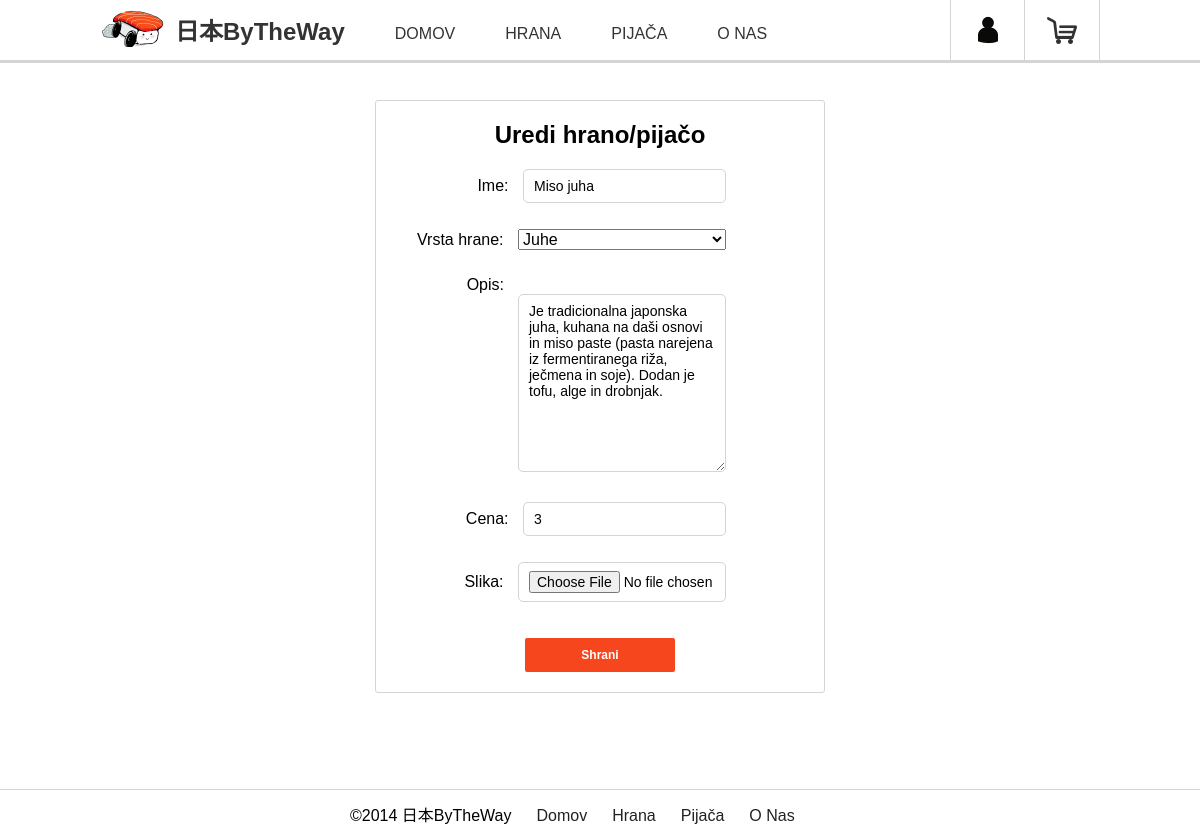
The app's page /edit-product.php?hranaid=1, older data.
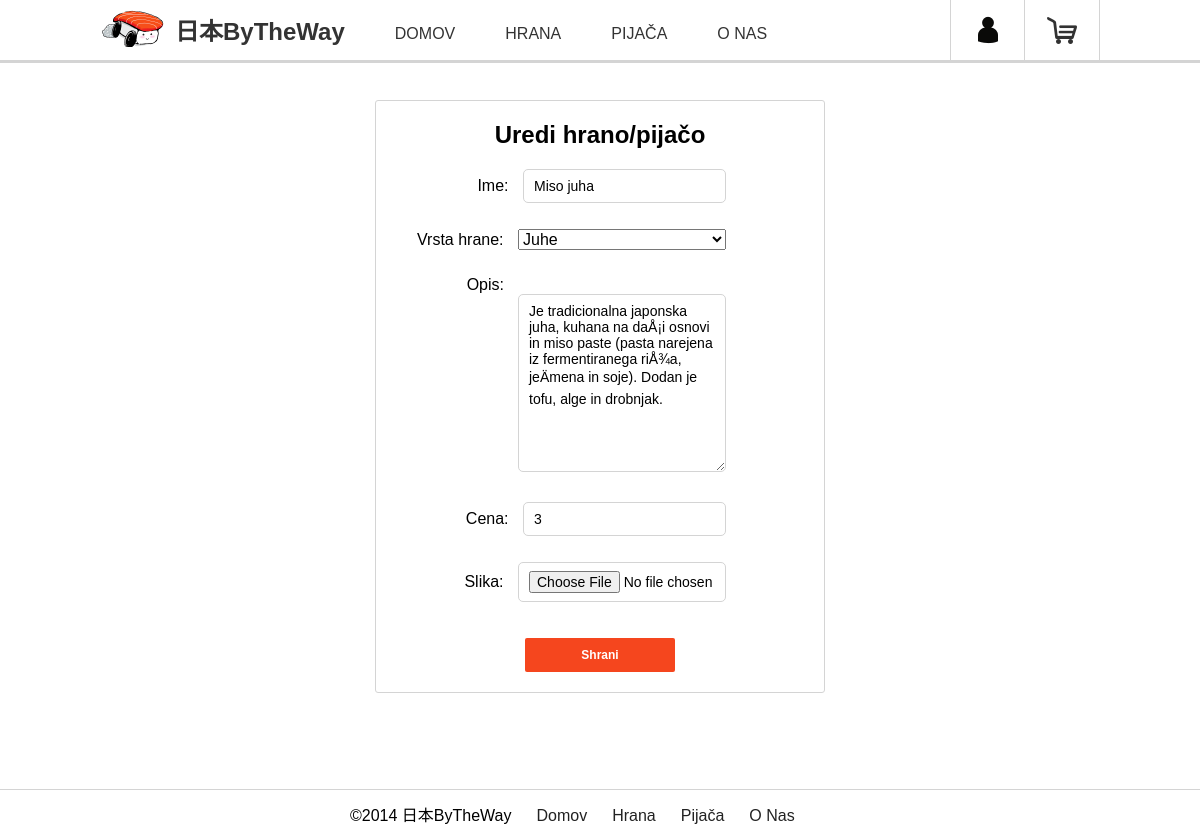
The same page, newer data.
### tables this page shows
CREATE TABLE IF NOT EXISTS `hrana` (
  `HranaID` int(11) NOT NULL AUTO_INCREMENT,
  `Ime` varchar(30) NOT NULL,
  `VrstaHrane` varchar(15) NOT NULL,
  `Opis` varchar(200) NOT NULL,
  `Cena` float NOT NULL,
  `Slika` varchar(50) NOT NULL,
  PRIMARY KEY (`HranaID`)
);

### edit-product.php (the view, shortened to what this page needs)
<?php
	include('mysql-connection.php');
?>
<?php
	$result = null;
	$success = false;
	if (!isset($_POST['submit'])) {
		if (isset($_GET['hranaid'])) {
			$result = mysqli_query($connection, 'SELECT * FROM hrana WHERE HranaId='.$_GET['hranaid']);
		} else if (isset($_GET['pijacaid'])) {
			$result = mysqli_query($connection, 'SELECT * FROM pijaca WHERE PijacaId='.$_GET['pijacaid']);
		}
		if ($result) {
			$product = mysqli_fetch_array($result);
			$ime = $product['Ime'];
			$vrsta = !empty($product['VrstaHrane'])?$product['VrstaHrane']:null;
			$opis = $product['Opis'];
			$cena = $product['Cena'];
		} else {
			die();
		}
	}
?>
<!doctype html>
<html lang="en">
<head>
	<link rel="stylesheet" href="styles/normalize.css">
	<link rel="stylesheet" href="styles/main.css">
</head>
<body>
	<header class="main-header">
		<?php include('main-header.php'); ?>
	</header>
	<div class="main-content">
		<div class="row">
			<div class="edit-product center">
				<?php if ($success): ?>
					<h3 class="green">Izdelek je bil uspešno posodobljen</h3>
				<?php else: ?>
					<h2>Uredi hrano/pijačo</h2>
					<form action="" method="post" enctype="multipart/form-data">
						<p>
							<label>Ime:</label>
							<input type="text" name="name" value="<?php echo $ime; ?>" />
						</p>
						<?php if (isset($_GET['hranaid'])): ?>
							<p>
								<label>Vrsta hrane:</label>
								<select name="category">
									<option value="Juhe" <?php if ($vrsta=="Juhe") echo "selected" ?>>Juhe</option>
								</select>
							</p>
						<?php endif; ?>
						<p>
							<label class="fix-align">Opis:</label><br>
							<textarea name="description" rows="10"><?php echo $opis; ?></textarea>
						</p>
						<p>
							<label>Cena:</label>
							<input type="text" name="price" value="<?php echo $cena; ?>" />
						</p>
						<p>
							<label>Slika:</label>
							<input type="file" name="image" />
						</p>
						<button class="big-red" type="submit" name="submit">Shrani</button>
					</form>
				<?php endif; ?>
			</div>
		</div>
	</div>
	<footer class="main-footer">
		<?php include('main-footer.php'); ?>
	</footer>
</body>
</html>

Row changes from the older to the newer data that the page shows:
changed hrana "Miso juha": description "Je tradicionalna japonska juha, kuhana na daši osnovi in miso paste (pasta narejena iz fermentiranega riža, ječmena in soje). Dodan je tofu, alge in drobnjak." → "…japonska juha, kuhana na daÅ¡i osnovi in miso paste (pasta narejena iz fermentiranega riÅ¾a, jeÄmena in soje). Dodan je…"
